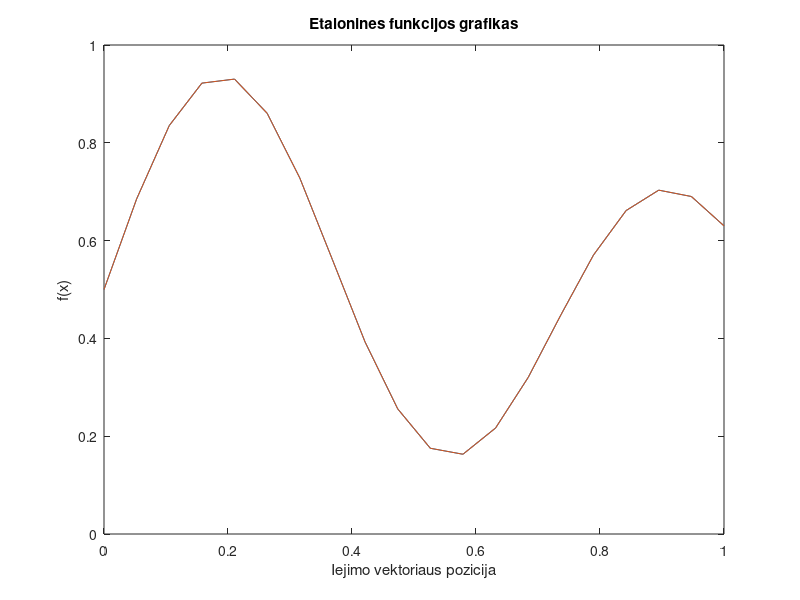

The MATLAB source for this figure:
clear all; 
clc;

x=linspace(0,1,20);

func=(1+0.6*sin(2*pi*x/0.7)+0.3*sin(2*pi*x))/2;

figure(1)
plot(x,func,x,func);
title('Etalonines funkcijos grafikas');
xlabel('Iejimo vektoriaus pozicija'); 
ylabel('f(x)');


for n=1:4
    w1(n) = randn;
    b1(n) = randn;
    w2(n) = randn;
    b2(n) = randn;
    h(n,:) = zeros(1, length(x)); %pasleptas sluoksnis
    hOUT(n,:) = zeros(1, length(x));
end

OUT = zeros(1, length(x));
e = zeros(1, length(x));
E = 0;

%pirmas sluoksnis
for n = 1:20
    for i = 1:4
        h(i,n) = x(n)*w1(i)+b1(i);
        hOUT(i,n) = 1/(1+exp(-h(n))); %sigmoidine funkcija
    end
end

%antras sluoksnis
for n = 1:20
    OUT(n) = hOUT(1,n)*w2(1) + hOUT(2,n)*w2(2) + hOUT(3,n)*w2(3) + hOUT(4,n)*w2(4);
    e(n) = func(n) - OUT(n);
    E = E + (e(n)^2)/2;
end


